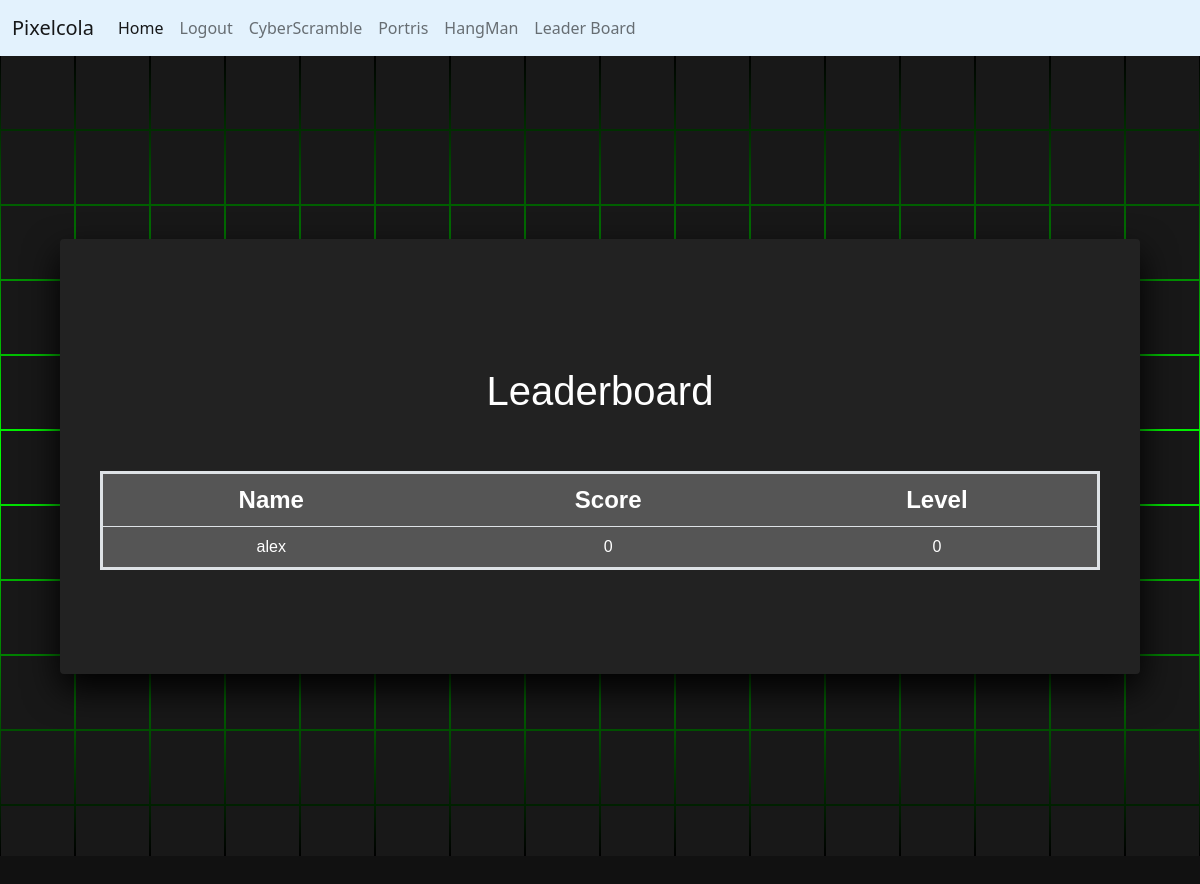
Before: /leaderBoard (signed in) with the older database file.
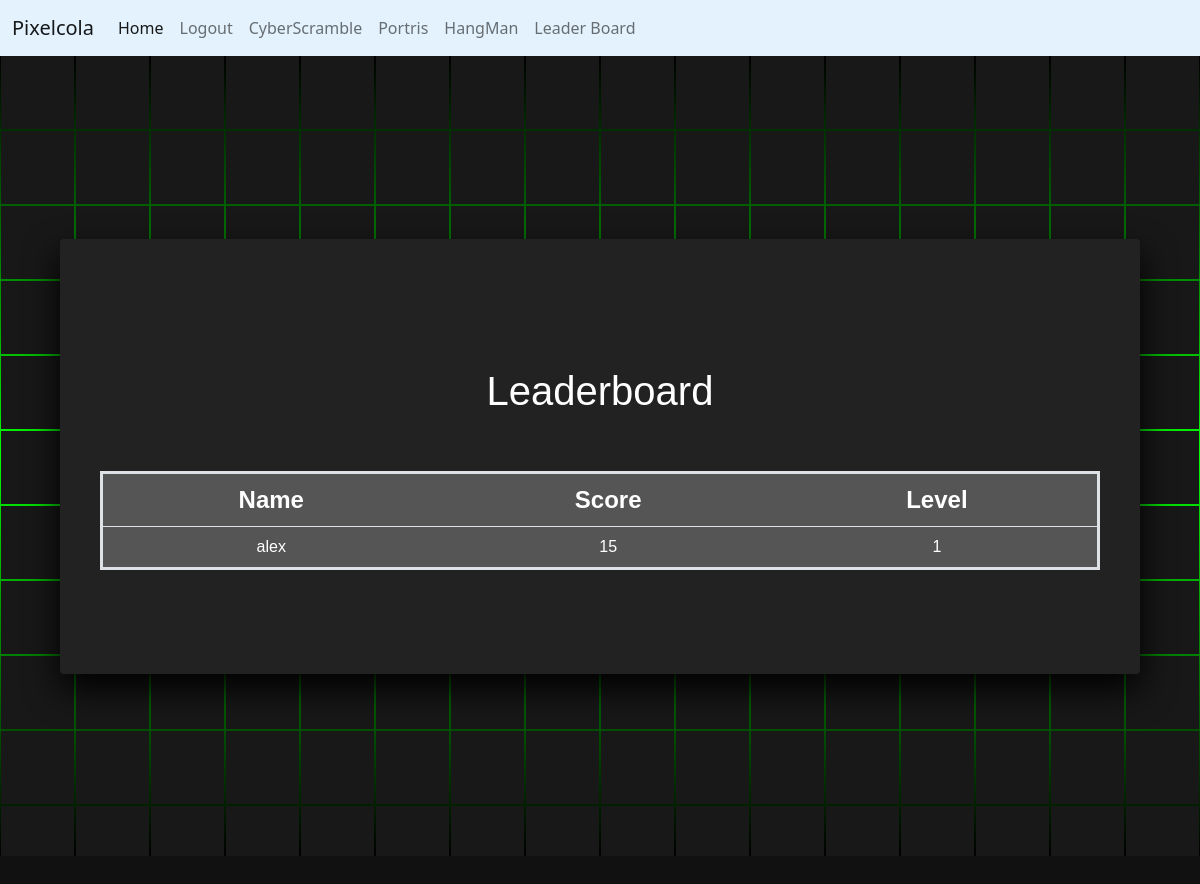
After: the same page with the newer database file.
### website/models.py (models this page shows)
class User(db.Model, UserMixin):
    id = db.Column(db.Integer, primary_key=True)
    email = db.Column(db.String(150), unique=True)
    password = db.Column(db.String(150))
    first_name = db.Column(db.String(150))
    notes = db.relationship('Note')
    level = db.Column(db.Integer())
    score= db.Column(db.Integer())
    user_id = db.Column(db.Integer, db.ForeignKey('user.id'))

### website/auth.py (the view)
@auth.route('/leaderBoard', methods=['GET', 'POST'])
@login_required
def leaderBoard():
    leaderBoard_data = User.query.order_by(User.score.desc()).all()
    return render_template('leaderboard.html', leaderBoard_data=leaderBoard_data,user=current_user)

### website/__init__.py (called while the page is built)
def create_app():
    app = Flask(__name__)
    app.config['SECRET_KEY'] = 'hjshjhdjah kjshkjdhjs'
    app.config['SQLALCHEMY_DATABASE_URI'] = f'sqlite:///{DB_NAME}'
    db.init_app(app)
    from .views import views
    from .auth import auth
    app.register_blueprint(views, url_prefix='/')
    app.register_blueprint(auth, url_prefix='/')
    from .models import User, Note
    with app.app_context():
        db.drop_all()
        db.create_all()
    login_manager = LoginManager()
    login_manager.login_view = 'auth.login'
    login_manager.init_app(app)
    @login_manager.user_loader
    def load_user(id):
        return User.query.get(int(id))
    return app

### website/templates/leaderboard.html (shortened to what the changed rows need)
<!DOCTYPE html>
<html lang="en" >
<head>
  <link rel="stylesheet" href="../static/gameStyles.css">
  <link rel="stylesheet"
  href="https://cdn.jsdelivr.net/npm/bootstrap@5.2.3/dist/css/bootstrap.min.css"
>
  <link
    rel="stylesheet"
    href="https://stackpath.bootstrapcdn.com/font-awesome/4.7.0/css/font-awesome.min.css"
  />
</head>
    <section>
        <div class="BackgroundContainer">
          <div class="content">
            <br />
            <br />
            <div class="section">
                <h1>Leaderboard</h1>
                <br />
                <br />
                <table class="table">
                    <tbody>
                        <tr>
                            <th>Name</th>
                            <th>Score</th>
                            <th>Level</th>
                        </tr>
                        {% for user in leaderBoard_data %}
                        <tr>
                            <td>{{ user.first_name }}</td>
                            <td>{{ user.score }}</td>
                            <td>{{ user.level }}</td>
                        </tr>
                        {% endfor %}
                    </tbody>
                  </table>
                  <br />
                  <br />
                </div>
            </div>
        </div>
    </section>
</body>
</html>

Changed rows visible on the page:
changed User "alex": score "0" → "15"; level "0" → "1"
